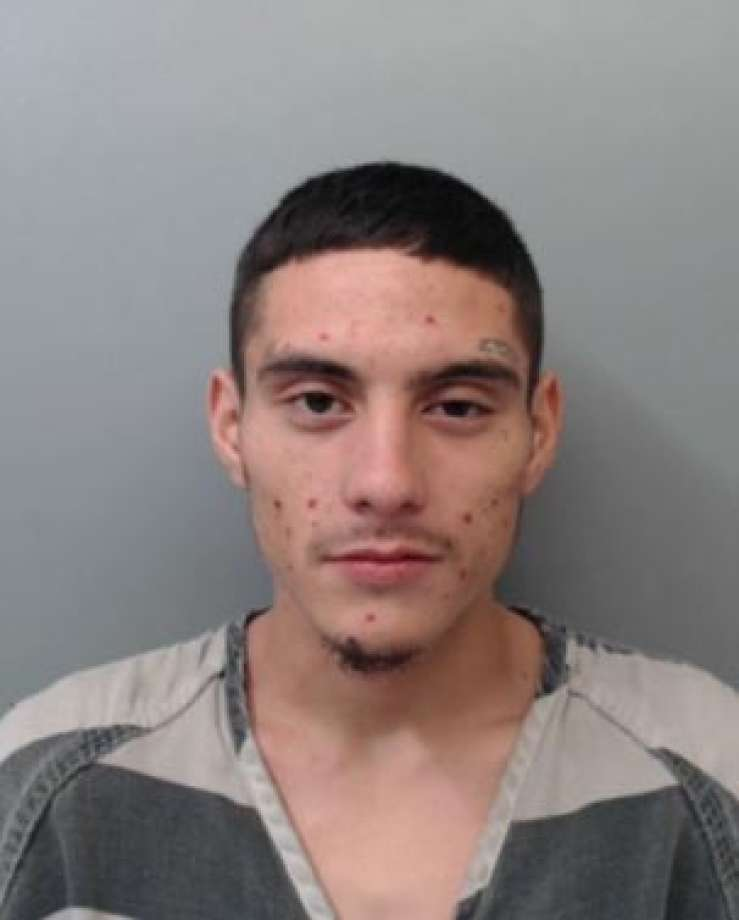
#> input picture images/dataset/hombre (10).jpg, 739 x 920 px; its folder holds only this picture in this run
$ python preprocess.py
#> lines starting #> are read from the running program, lines starting #| are printed output that depends on the picture
#> in preprocess_images, image is the input picture: shape (920, 739, 3); mean B, G, R 126.6, 128.3, 139
import os
import cv2
import numpy as np
from skimage.util import random_noise
from skimage import exposure
import shutil
from imutils import paths
import random

# Configuraciones y rutas
dataset_dir = 'C:/Users/ferik/Desktop/ProyectoU4/images/dataset'
alter_image_dir = 'C:/Users/ferik/Desktop/ProyectoU4/images/alter'

# Crear directorios si no existen
os.makedirs(alter_image_dir, exist_ok=True)

# Función de aumento: Tormenta de arena
def add_sandstorm(image):
    try:
        noise_img = random_noise(image, mode='s&p', amount=0.1)
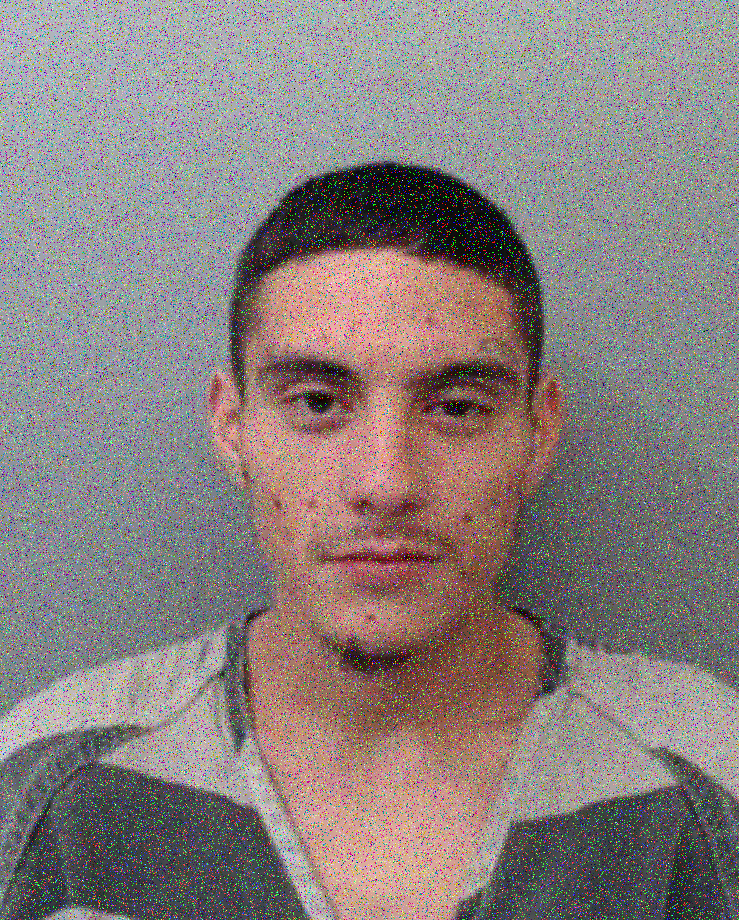
#> noise_img: shape (920, 739, 3) float64; mean B, G, R 0.497, 0.503, 0.54
        return (255 * noise_img).astype(np.uint8)
    except Exception as e:
        print(f"[ERROR] Error al aplicar tormenta de arena: {e}")
        return image

# Función de aumento: Ruido
def add_noise(image):
    try:
        noise_img = random_noise(image, var=0.01)
        return (255 * noise_img).astype(np.uint8)
    except Exception as e:
        print(f"[ERROR] Error al aplicar ruido: {e}")
        return image

# Función de aumento: Oscuridad
def add_darkness(image):
    try:
        return cv2.convertScaleAbs(image, alpha=0.5, beta=0)
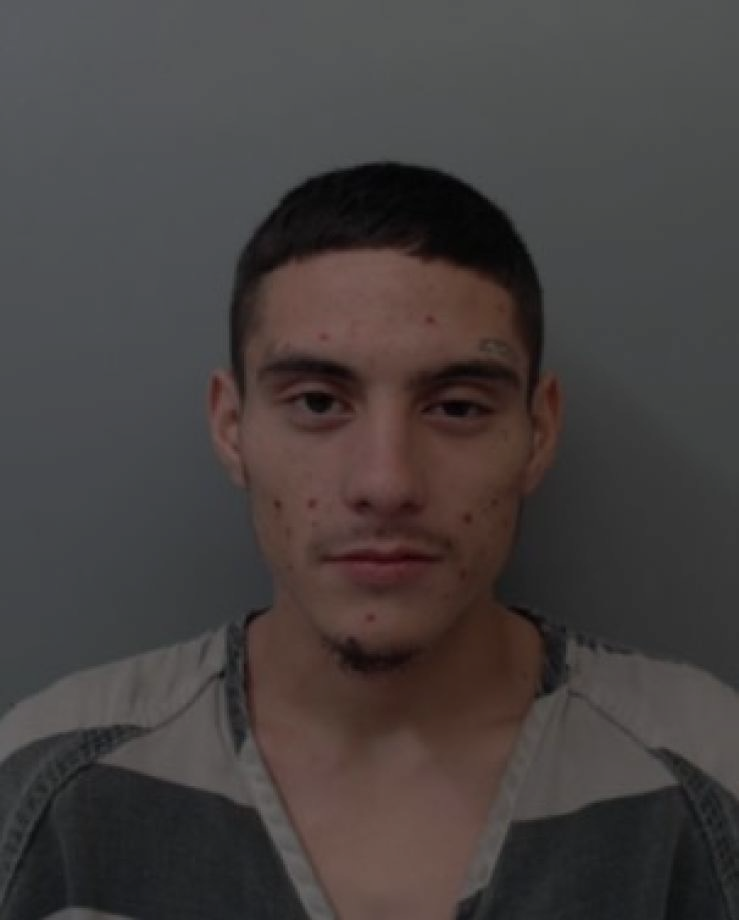
#> returned value: shape (920, 739, 3); mean of channels 0, 1, 2 63.3, 64.1, 69.5; drawn as B, G, R
    except Exception as e:
        print(f"[ERROR] Error al aplicar oscuridad: {e}")
        return image

# Función de aumento: Luz
def add_light(image):
    try:
        return cv2.convertScaleAbs(image, alpha=1.5, beta=50)
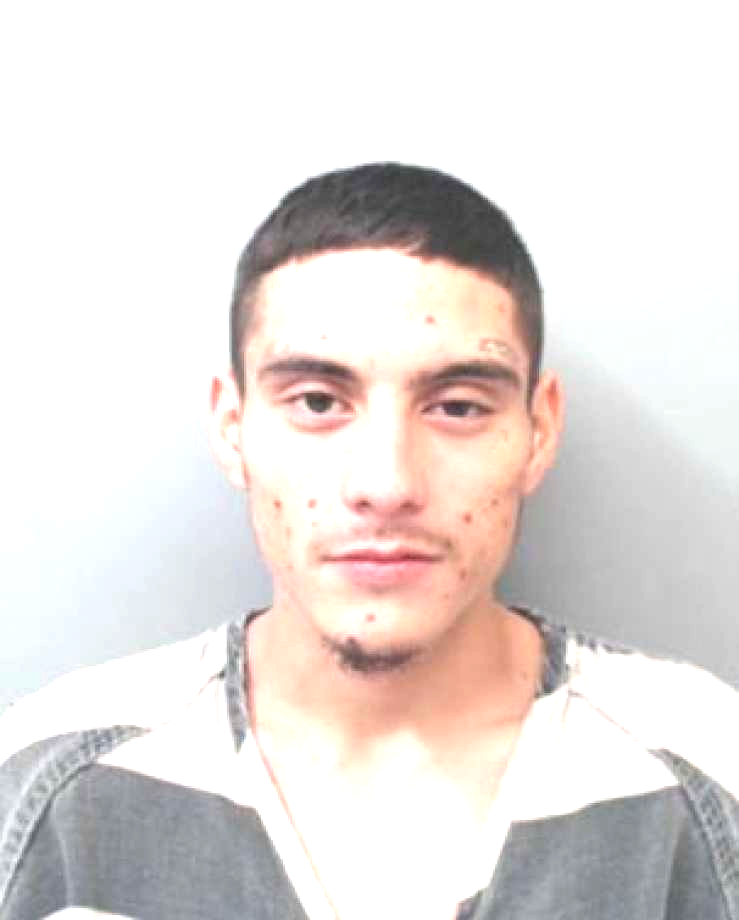
#> returned value: shape (920, 739, 3); mean of channels 0, 1, 2 221.4, 223.9, 230.3; drawn as B, G, R
    except Exception as e:
        print(f"[ERROR] Error al aplicar luz: {e}")
        return image

# Función para procesar todas las imágenes
def preprocess_images():
    try:
        print("[INFO] Iniciando el preprocesamiento de imágenes...")
        image_paths = list(paths.list_images(dataset_dir))
        random.shuffle(image_paths)  # Mezclar imágenes

        for image_path in image_paths:
            try:
                print(f"[INFO] Procesando la imagen {image_path}")
                # Leer la imagen
                image = cv2.imread(image_path)

                # Aumento de datos
                image_sandstorm = add_sandstorm(image)
                image_noise = add_noise(image)
                image_darkness = add_darkness(image)
                image_light = add_light(image)

                # Guardar las imágenes aumentadas
                filename = os.path.basename(image_path)
                cv2.imwrite(os.path.join(alter_image_dir, filename.replace('.jpg', '_sandstorm.jpg')), image_sandstorm)
                cv2.imwrite(os.path.join(alter_image_dir, filename.replace('.jpg', '_noise.jpg')), image_noise)
                cv2.imwrite(os.path.join(alter_image_dir, filename.replace('.jpg', '_darkness.jpg')), image_darkness)
                cv2.imwrite(os.path.join(alter_image_dir, filename.replace('.jpg', '_light.jpg')), image_light)

                print(f"[INFO] Imágenes aumentadas guardadas para {image_path}")

            except Exception as e:
                print(f"[ERROR] Error al procesar la imagen {image_path}: {e}")

    except Exception as e:
        print(f"[ERROR] Error en el preprocesamiento de imágenes: {e}")

# Ejecutar el preprocesado
if __name__ == "__main__":
    preprocess_images()

$ run again, on images/dataset/hombre (131).jpg
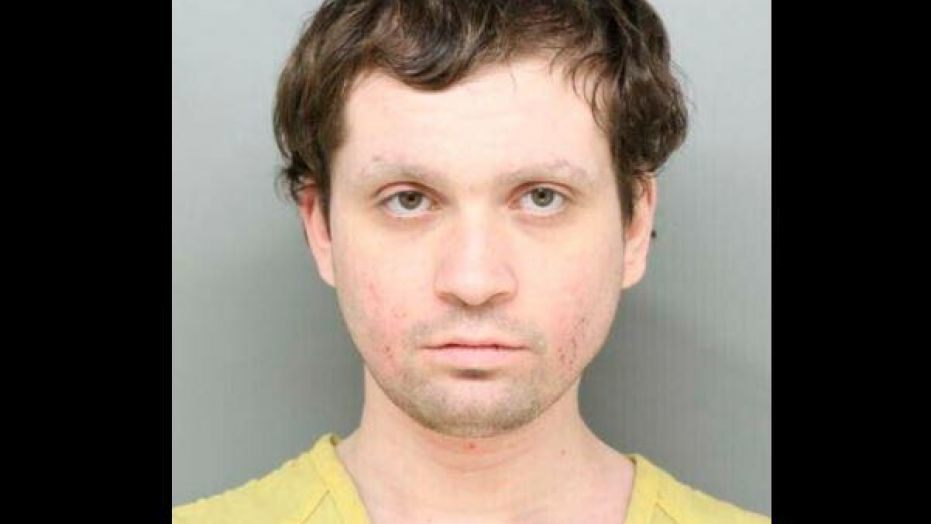
#> input picture images/dataset/hombre (131).jpg, 931 x 524 px
#> in preprocess_images, image is the input picture: shape (524, 931, 3); mean B, G, R 97.4, 107.2, 118
#> in add_sandstorm, `noise_img = random_noise(image, mode='s&p', amount=0.1)`:
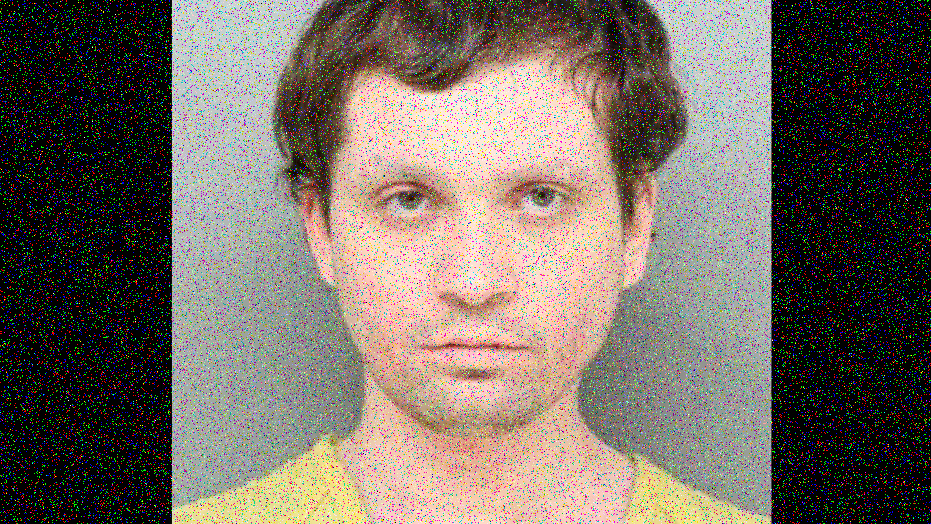
#> noise_img: shape (524, 931, 3) float64; mean B, G, R 0.394, 0.428, 0.466
#> in add_light, `return cv2.convertScaleAbs(image, alpha=1.5, beta=50)`:
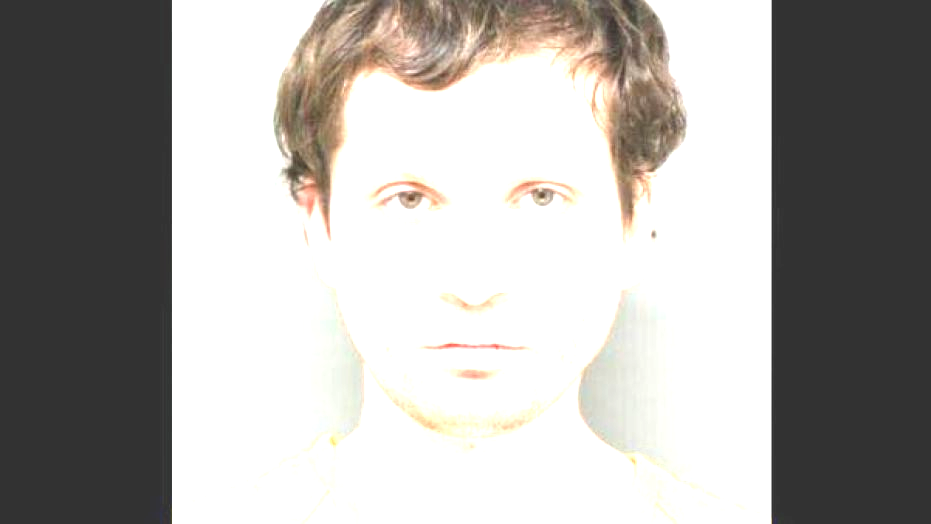
#> returned value: shape (524, 931, 3); mean of channels 0, 1, 2 168.6, 171.6, 174.2; drawn as B, G, R

$ run again, on images/dataset/hombre (140).jpg
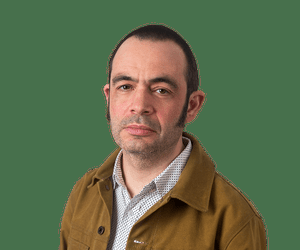
#> input picture images/dataset/hombre (140).jpg, 300 x 250 px
#> in preprocess_images, image is the input picture: shape (250, 300, 3); mean B, G, R 76.2, 108.3, 95.3
#> in add_noise, `noise_img = random_noise(image, var=0.01)`:
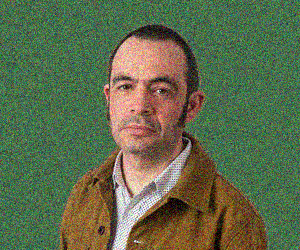
#> noise_img: shape (250, 300, 3) float64; mean B, G, R 0.3, 0.425, 0.373
#> in add_light, `return cv2.convertScaleAbs(image, alpha=1.5, beta=50)`:
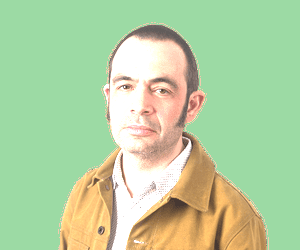
#> returned value: shape (250, 300, 3); mean of channels 0, 1, 2 161, 207.8, 180.5; drawn as B, G, R

$ run again, on images/dataset/hombre (109).jpg
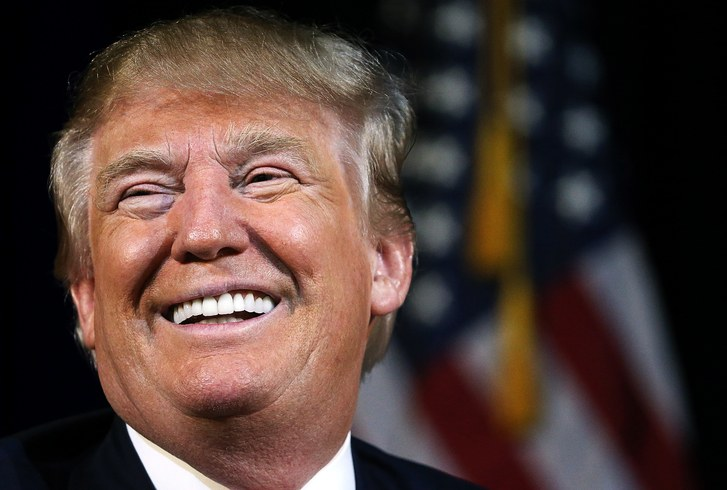
#> input picture images/dataset/hombre (109).jpg, 727 x 490 px
#> in preprocess_images, image is the input picture: shape (490, 727, 3); mean B, G, R 54.6, 60.7, 80.2
#> in add_sandstorm, `noise_img = random_noise(image, mode='s&p', amount=0.1)`:
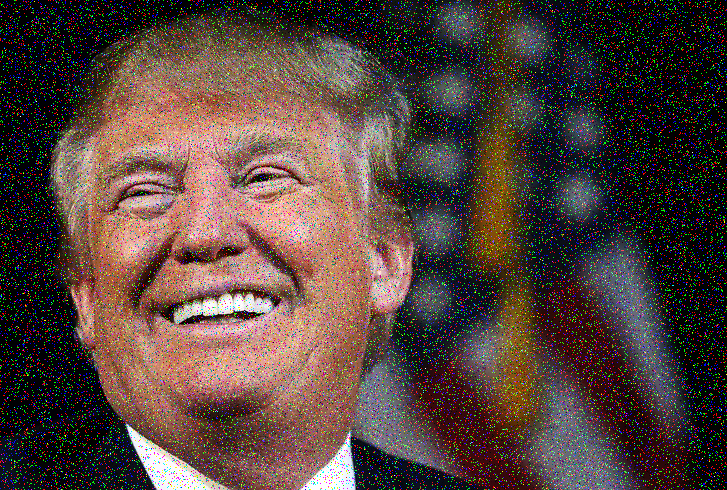
#> noise_img: shape (490, 727, 3) float64; mean B, G, R 0.243, 0.264, 0.333
#> in add_light, `return cv2.convertScaleAbs(image, alpha=1.5, beta=50)`:
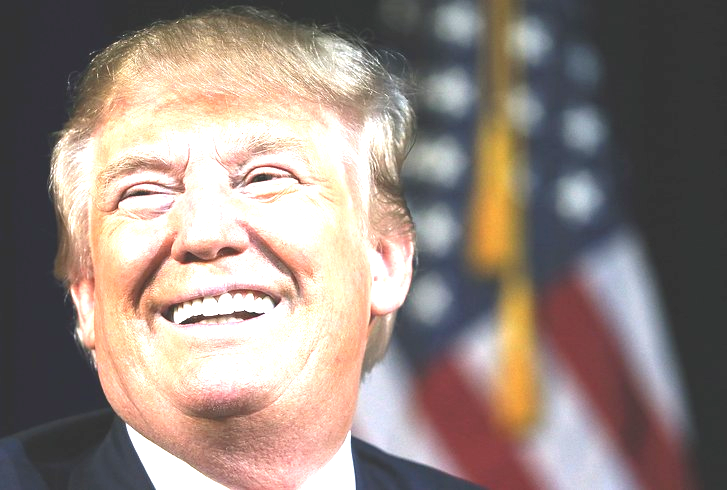
#> returned value: shape (490, 727, 3); mean of channels 0, 1, 2 127.8, 135.3, 150; drawn as B, G, R
